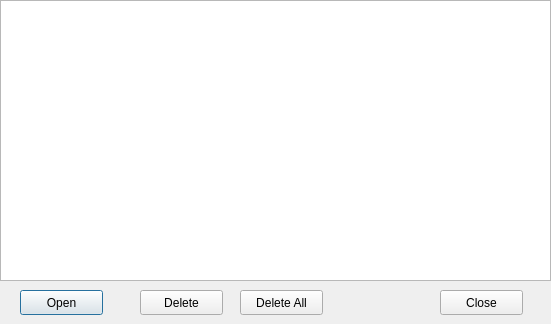
<?xml version="1.0" encoding="UTF-8"?>
<ui version="4.0">
 <class>SessionSnapshotsDialog</class>
 <widget class="QDialog" name="SessionSnapshotsDialog">
  <property name="geometry">
   <rect>
    <x>0</x>
    <y>0</y>
    <width>551</width>
    <height>324</height>
   </rect>
  </property>
  <property name="windowTitle">
   <string>Session snapshots</string>
  </property>
  <property name="modal">
   <bool>true</bool>
  </property>
  <widget class="QPushButton" name="open_pb">
   <property name="geometry">
    <rect>
     <x>20</x>
     <y>290</y>
     <width>83</width>
     <height>25</height>
    </rect>
   </property>
   <property name="text">
    <string>Open</string>
   </property>
  </widget>
  <widget class="QPushButton" name="delete_pb">
   <property name="geometry">
    <rect>
     <x>140</x>
     <y>290</y>
     <width>83</width>
     <height>25</height>
    </rect>
   </property>
   <property name="text">
    <string>Delete</string>
   </property>
  </widget>
  <widget class="QPushButton" name="delete_all_pb">
   <property name="geometry">
    <rect>
     <x>240</x>
     <y>290</y>
     <width>83</width>
     <height>25</height>
    </rect>
   </property>
   <property name="text">
    <string>Delete All</string>
   </property>
  </widget>
  <widget class="QPushButton" name="close_pb">
   <property name="geometry">
    <rect>
     <x>440</x>
     <y>290</y>
     <width>83</width>
     <height>25</height>
    </rect>
   </property>
   <property name="text">
    <string>Close</string>
   </property>
  </widget>
  <widget class="QTableView" name="snapshots_table_view">
   <property name="geometry">
    <rect>
     <x>0</x>
     <y>0</y>
     <width>551</width>
     <height>281</height>
    </rect>
   </property>
  </widget>
 </widget>
 <resources/>
 <connections/>
</ui>
